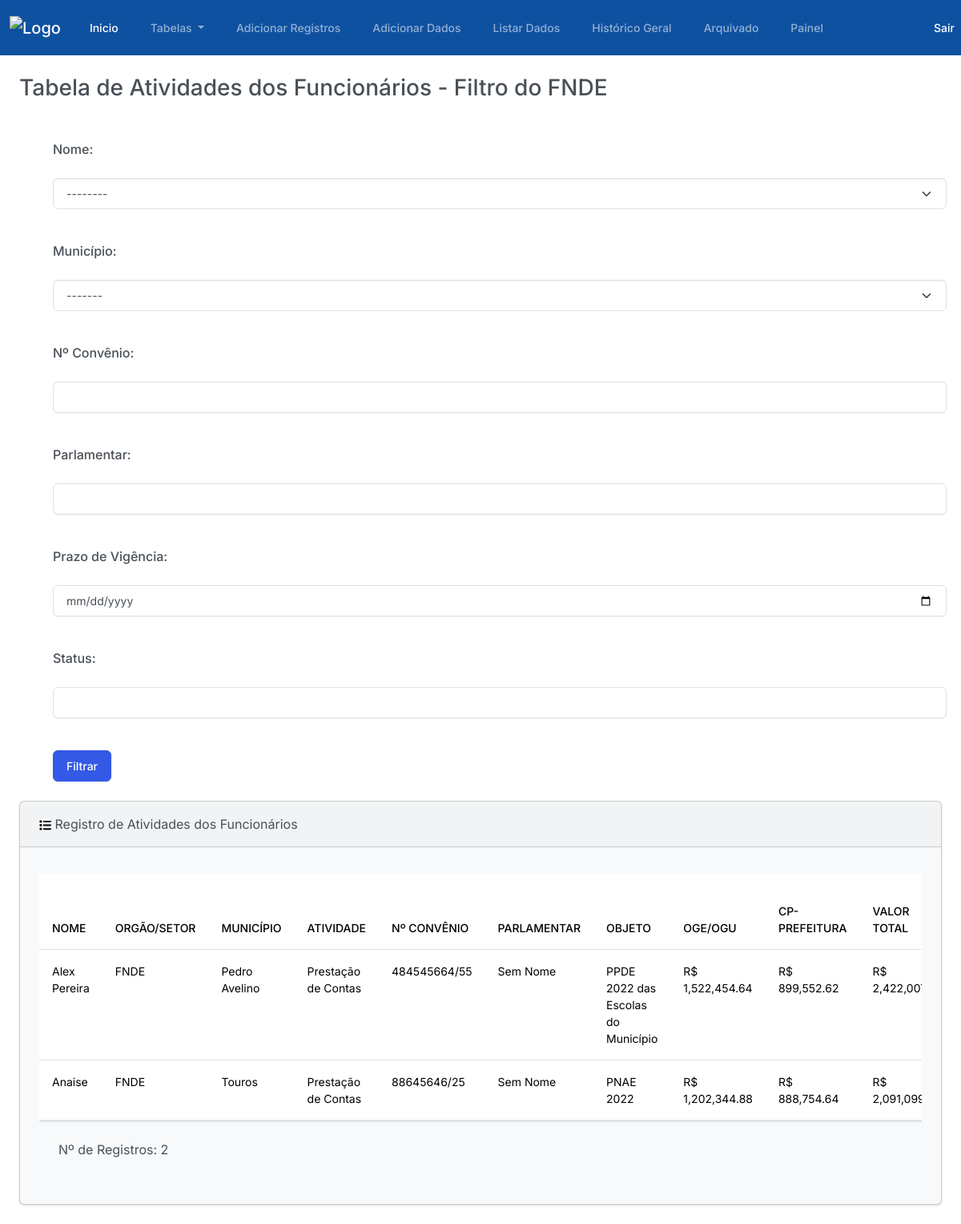
The app's page /tabela_filtrada_fnde/ (signed in) with its own data.
### plataforma/models.py (models this page shows, shortened)
class RegistroFuncionarios(models.Model):
    class Meta:
        verbose_name_plural = "Registros da Tabela Geral"
    nome = models.ForeignKey(Nome, on_delete=models.CASCADE)
    orgao_setor = models.ForeignKey(Setor, on_delete=models.CASCADE)
    municipio = models.ForeignKey(Municipio, on_delete=models.CASCADE)
    atividade = models.ForeignKey(Atividade, on_delete=models.CASCADE)
    num_convenio = models.CharField(max_length=255)
    parlamentar = models.CharField(max_length=255)
    objeto = models.CharField(max_length=255)
    oge_ogu = models.DecimalField(max_digits=10, decimal_places=2)
    cp_prefeitura = models.DecimalField(max_digits=10, decimal_places=2)
    valor_liberado = models.DecimalField(max_digits=10, decimal_places=2, default=0)
    prazo_vigencia = models.DateField()
    situacao = models.CharField(max_length=255)
    providencia = models.CharField(max_length=255)
    status = models.CharField(max_length=20, choices=Status.choices, default=Status.NAO_INICIADO)
    data_recepcao = models.DateField()
    data_inicio = models.DateField(null=True, blank=True)
    documento_pendente = models.BooleanField(default=False)
    documento_cancelado = models.BooleanField(default=False)
    data_fim = models.DateField(null=True, blank=True)
    duracao_dias_uteis = models.IntegerField(default=0)
    def calcular_valores(self):
        valor_total = Decimal(str(self.oge_ogu)) + Decimal(str(self.cp_prefeitura))
        falta_liberar = Decimal(str(self.oge_ogu)) - Decimal(str(self.valor_liberado))
        return valor_total, falta_liberar
    def dia_trabalho_total(self):
        if not self.data_inicio or not self.data_fim:
            return 0
        if isinstance(self.data_inicio, str):
            self.data_inicio = datetime.strptime(self.data_inicio, "%Y-%m-%d").date()
        if isinstance(self.data_fim, str):
            self.data_fim = datetime.strptime(self.data_fim, "%Y-%m-%d").date()
        delta = self.data_fim - self.data_inicio
        dias_uteis = sum(1 for i in range(delta.days + 1) if (self.data_inicio + timedelta(days=i)).weekday() < 5)
        return dias_uteis

class Nome(models.Model):
    nome = models.CharField(max_length=255)

class Setor(models.Model):
    orgao_setor = models.CharField(max_length=255)

class Municipio(models.Model):
    municipio = models.CharField(max_length=255)

class Atividade(models.Model):
    atividade = models.CharField(max_length=255)

### plataforma/views.py (the view)
# urls.py: path('tabela_filtrada_fnde/', views.tabela_filtrada_fnde, name='tabela_filtrada_fnde'),
def tabela_filtrada_fnde(request):
    nomes = Nome.objects.all()
    orgaos_setores = Setor.objects.all()
    municipios = Municipio.objects.all()
    orgao_setor_fnde = Setor.objects.get(orgao_setor='FNDE')
    nome_id = request.GET.get('nome')
    municipio_id = request.GET.get('municipio')
    num_convenio = request.GET.get('num_convenio')
    parlamentar = request.GET.get('parlamentar')
    prazo_vigencia = request.GET.get('prazo_vigencia')
    status = request.GET.get('status')
    registros_filtrados = RegistroFuncionarios.objects.filter(orgao_setor=orgao_setor_fnde)
    if nome_id:
        registros_filtrados = registros_filtrados.filter(nome__id=nome_id)
    if municipio_id:
        registros_filtrados = registros_filtrados.filter(municipio__id=municipio_id)
    if num_convenio:
        registros_filtrados = registros_filtrados.filter(num_convenio__icontains=num_convenio)
    if parlamentar:
        registros_filtrados = registros_filtrados.filter(parlamentar__icontains=parlamentar)
    if prazo_vigencia:
        registros_filtrados = registros_filtrados.filter(prazo_vigencia__icontains=prazo_vigencia)
    if status:
        registros_filtrados = registros_filtrados.filter(status__icontains=status)
    context = {
        'nomes': nomes,
        'orgaos_setores': orgaos_setores,
        'municipios': municipios,
        'registros_filtrados': registros_filtrados,
    }
    return render(request, 'tabela_filtrada_fnde.html', context)

### plataforma/templatetags/custom_filters.py (called while the page is built)
@register.filter(name='format_currency')
def format_currency(value):
    try:
        numeric_value = float(value)
        formatted_value = '{:,.2f}'.format(numeric_value)
        formatted_value = 'R$ ' + formatted_value
        return formatted_value
    except ValueError:
        return value

@register.filter(name='formatar_data')
def formatar_data(value):
    if isinstance(value, date):
        return value.strftime('%d/%m/%Y')
    else:
        data_obj = datetime.strptime(value, '%d de %B de %Y')
        return data_obj.strftime('%d/%m/%Y')

### plataforma/templates/tabela_filtrada_fnde.html (shortened to what this page needs)
{% extends "base.html" %}
{% load static %}
{% load humanize %}
{% load custom_filters %}
{% block container %}
  <h3 class="m-4">Tabela de Atividades dos Funcionários - Filtro do FNDE</h3>
  <div class="container">
    <form method="get" action="{% url 'tabela_filtrada_estado' %}">
      <div class="form-group mb-3">
        <fieldset>
          <label class="form-label m-4" for="id_nome">Nome:</label>
          <select class="form-select mx-4" name="nome" id="id_nome">
            <option value="" selected>--------</option>
          </select>
        </fieldset>
      </div>
      <div class="form-group mb-3">
        <label class="form-label m-4" for="id_municipio">Município:</label>
        <select class="form-select mx-4" name="municipio" id="id_municipio">
          <option value="" selected>-------</option>
        </select>
      </div>
      <div class="form-group mb-3">
        <label class="form-label m-4" for="id_num_convenio">Nº Convênio:</label>
        <input class="form-control mx-4" type="text" name="num_convenio" id="id_num_convenio">
      </div>
      <div class="form-group mb-3">
        <label class="form-label m-4" for="id_parlamentar">Parlamentar:</label>
        <input class="form-control mx-4" type="text" name="parlamentar" id="id_parlamentar">
      </div>
      <div class="form-group mb-3">
        <label class="form-label m-4" for="id_prazo_vigencia">Prazo de Vigência:</label>
        <input class="form-control mx-4" type="date" name="prazo_vigencia" id="id_prazo_vigencia">
      </div>
      <div class="form-group mb-3">
        <label class="form-label m-4" for="id_status">Status:</label>
        <input class="form-control mx-4" type="text" name="status" id="id_status">
      </div>
      <button type="submit" class="btn btn-primary m-4">Filtrar</button>
      <br>
    </form>
  </div>
  <div class="row">
    <div class="col-12">
      <div class="card bg-light ms-4 me-4 mb-4">
        <div class="card-header">
          Registro de Atividades dos Funcionários
        </div>
        <div class="card-body">
          <p class="card-text">
            <div class="table-container table-responsive">
              <table class='table table-hover'>
                <thead class="sticky-top">
                  <tr>
                    <th scope="col-fixed">NOME</th>
                    <th scope="col-fixed">ORGÃO/SETOR</th>
                    <th scope="col-fixed">MUNICÍPIO</th>
                    <th scope="col-fixed">ATIVIDADE</th>
                    <th scope="col-fixed">Nº CONVÊNIO</th>
                    <th scope="col-fixed">PARLAMENTAR</th>
                    <th scope="col-fixed">OBJETO</th>
                    <th scope="col-fixed">OGE/OGU</th>
                    <th scope="col-fixed">CP-PREFEITURA</th>
                    <th scope="col-fixed">VALOR TOTAL</th>
                  </tr>
                </thead>
                <tbody>
                  {% if registros_filtrados %}
                    {% for registro in registros_filtrados %}
                      <tr>
                        <td>{{ registro.nome.nome }}</td>
                        <td>{{ registro.orgao_setor.orgao_setor }}</td>
                        <td>{{ registro.municipio.municipio }}</td>
                        <td>{{ registro.atividade.atividade }}</td>
                        <td>{{ registro.num_convenio }}</td>
                        <td>{{ registro.parlamentar }}</td>
                        <td>{{ registro.objeto }}</td>
                        <td>{{ registro.oge_ogu|format_currency }}</td>
                        <td>{{ registro.cp_prefeitura|format_currency }}</td>
                        <td>{{ registro.calcular_valores.0|format_currency }}</td>
                      </tr>
                    {% endfor %}
                  {% else %}
                    <tr>
                      <td colspan="26">Nenhum registro encontrado.</td>
                    </tr>
                  {% endif %}
                </tbody>
              </table>
              {% if registros_filtrados %}
                <p class="m-4">Nº de Registros: {{ registros_filtrados.count }}</p>
              {% else %}
                <p>registros está vazio ou não está sendo passado corretamente.</p>
              {% endif %}
            </div>
          </p>
        </div>
      </div>
    </div>
  </div>
{% endblock container %}

### plataforma/templates/tabela_filtrada_fnde.html (style rules this page uses)
.table-container { overflow: auto; max-height: 650px; }

### records on screen
RegistroFuncionarios: nome.nome "Alex Pereira", orgao_setor.orgao_setor "FNDE", municipio.municipio "Pedro Avelino", atividade.atividade "Prestação de Contas", num_convenio "484545664/55", parlamentar "Sem Nome", objeto "PPDE 2022 das Escolas do Município", oge_ogu "R$ 1,522,454.64", cp_prefeitura "R$ 899,552.62", calcular_valores.0 "R$…"
RegistroFuncionarios: nome.nome "Anaise", orgao_setor.orgao_setor "FNDE", municipio.municipio "Touros", atividade.atividade "Prestação de Contas", num_convenio "88645646/25", parlamentar "Sem Nome", objeto "PNAE 2022", oge_ogu "R$ 1,202,344.88", cp_prefeitura "R$ 888,754.64", calcular_valores.0 "R$…"

### other values on screen
{{ registros_filtrados.count }} "2"
